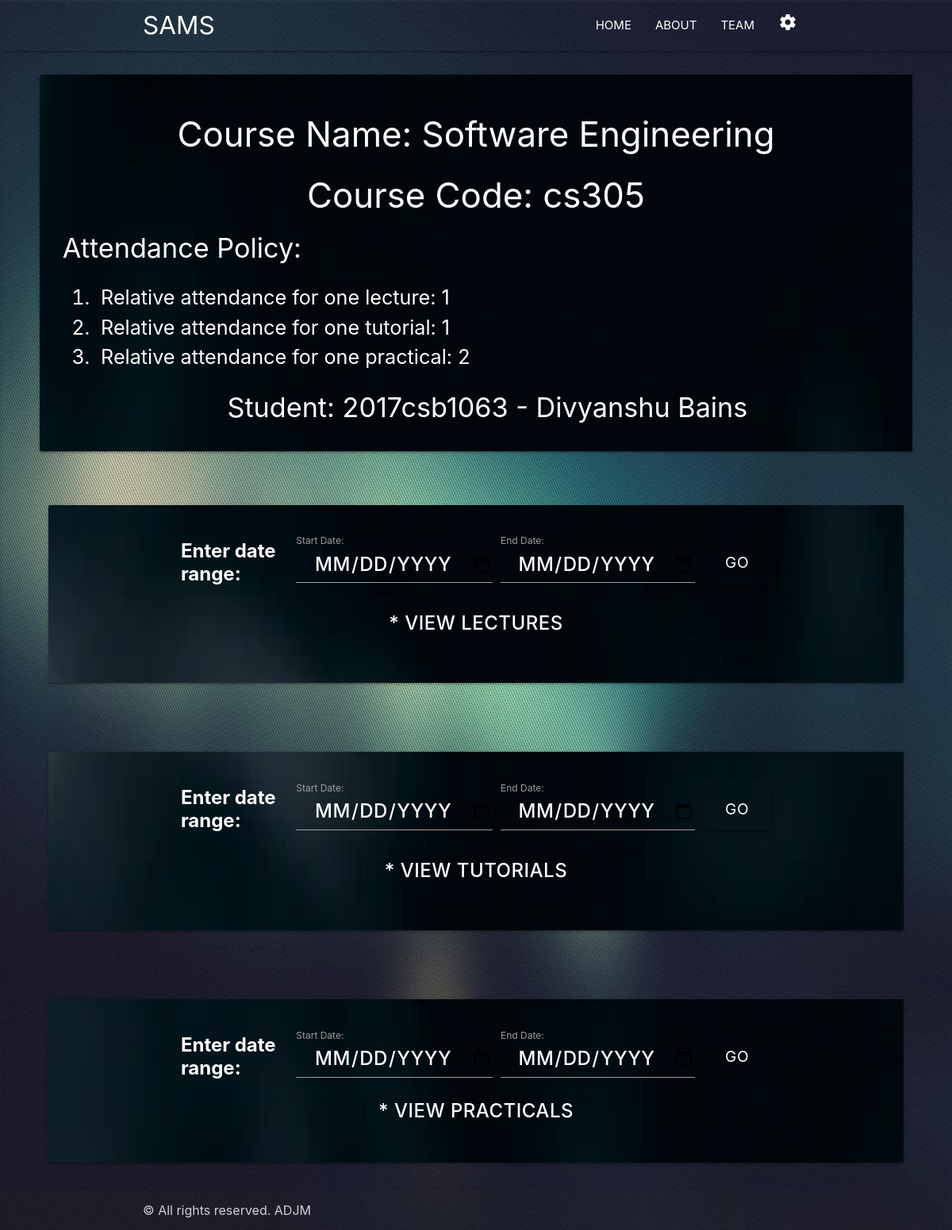
/db/view_student_attendance_details_in_a_course/2/3/ (signed in), run on the app's committed database.
### database_manager/models.py (models this page shows, shortened)
class Course(models.Model):
    name = models.CharField(max_length=80)
    code = models.CharField(max_length=10, unique=True)
    relative_attendance_for_one_lecture = models.IntegerField()
    relative_attendance_for_one_tutorial = models.IntegerField()
    relative_attendance_for_one_practical = models.IntegerField()
    instructors = models.ManyToManyField(Instructor)
    teaching_assistants = models.ManyToManyField(TeachingAssistant, blank=True)
    registered_students = models.ManyToManyField(Student)
    acad_year_start = models.IntegerField(editable=False)
    acad_year_end = models.IntegerField(editable=False)
    semester = models.IntegerField(editable=False)
    total_lectures_held = models.IntegerField(default=0, editable=False)
    total_tutorials_held = models.IntegerField(default=0, editable=False)
    total_practicals_held = models.IntegerField(default=0, editable=False)

class Student(models.Model):
    user = models.OneToOneField(settings.AUTH_USER_MODEL, on_delete=models.CASCADE)
    entry_number = models.CharField(max_length=15, unique=True)
    def __str__(self):
        return str(self.entry_number) + ' - ' + self.user.get_full_name()

class User(AbstractBaseUser, PermissionsMixin):
    username_validator = UnicodeUsernameValidator()
    first_name = models.CharField(_('first name'), max_length=30, blank=True)
    last_name = models.CharField(_('last name'), max_length=150, blank=True)
    email = models.EmailField(_('email address'), unique=True)
    is_staff = models.BooleanField(
        _('staff status'),
        default=False,
        help_text=_('Designates whether the user can log into this admin site.'),
    )
    is_active = models.BooleanField(
        _('active'),
        default=True,
        help_text=_(
            'Designates whether this user should be treated as active. '
            'Unselect this instead of deleting accounts.'
        ),
    )
    date_joined = models.DateTimeField(_('date joined'), default=timezone.now)
    objects = UserManager()
    EMAIL_FIELD = 'email'
    USERNAME_FIELD = 'email'
    REQUIRED_FIELDS = []
    class Meta:
        verbose_name = _('user')
        verbose_name_plural = _('users')
    def get_full_name(self):
        full_name = '%s %s' % (self.first_name, self.last_name)
        return full_name.strip()

### database_manager/views.py (the view, shortened to what this page needs)
# urls.py: path('view_student_attendance_details_in_a_course/<int:course_id>/<int:student_id>/', views.view_student_attendance_details_in_a_course, name='view_student_attendance_details_in_a_course'),
@login_required
@permission_required('database_manager.view_course', raise_exception=True)
def view_student_attendance_details_in_a_course(request, course_id, student_id):
    related_course = get_object_or_404(Course, id=course_id)
    related_student = get_object_or_404(Student, id=student_id)
    lectures = ClassEvent.objects.filter(course=related_course, class_event_type='L')
    tutorials = ClassEvent.objects.filter(
        course=related_course, class_event_type='T')
    practicals = ClassEvent.objects.filter(
        course=related_course, class_event_type='P')
    context = {'related_course': related_course, 'related_student': related_student,
               'lectures': lectures, 'tutorials': tutorials, 'practicals': practicals}
    return render(request, 'database_manager/view_student_attendance_details_in_a_course.html', context)

### database_manager/templates/database_manager/view_student_attendance_details_in_a_course.html (shortened to what this page needs)
{% extends 'base_generic.html' %} {% load static %} {% block content %}
<div style="margin-left: 50px; margin-right: 50px; margin-top:30px;">
    <div class="card hoverable back-image-class">
        <div class="class-content">
            <br>
            <h3 class="center">Course Name: {{ related_course.name }}</h3>
            <h3 class="center">Course Code: {{ related_course.code }}</h3>
            <h4>&nbsp;&nbsp;&nbsp;Attendance Policy:</h4>
            <ol class="flow-text white-text" style="margin-left: 30px">
                <li>&nbsp;Relative attendance for one lecture: {{ related_course.relative_attendance_for_one_lecture }}</li>
                <li>&nbsp;Relative attendance for one tutorial: {{ related_course.relative_attendance_for_one_tutorial }}</li>
                <li>&nbsp;Relative attendance for one practical: {{ related_course.relative_attendance_for_one_practical }}</li>
            </ol>
            <h4 class="center">&nbsp;&nbsp;&nbsp;Student: {{ related_student }}</h4><br>
        </div>
    </div>
</div>
<div class="row">
    <div class="col l12 m12 s12">
        <div style="margin-left: 50px; margin-right: 50px; margin-top:30px;">
            <div class="card hoverable back-image-class">
                <div class="class-content">
                    <br>
                    <div class="container">
                        <table class="responsive-table">
                            <tr>
                                <td><b class="center white-text" style="font-size: x-large;">Enter date range:</b></td>
                                <td><label for="start">Start Date:</label>
                                    <input type="date" id="start_lec" name="start date" class="white-text btn-large" style="background-color: transparent; font-size: x-large; font-weight: 500;" /></td>
                                <td><label for="end">End Date:</label>
                                    <input type="date" id="end_lec" name="end date" class="white-text btn-large" style="background-color: transparent; font-size: x-large; font-weight: 500;" /></td>
                                <td>
                                    <input type="button" onclick="date_range('lecture')" value="GO" class="btn-large tooltipped" data-tooltip="Click to View" data-position="right" style="background-color: transparent; font-size: larger;">
                                </td>
                            </tr>
                        </table>
                    </div>
                    <div class="center" style="overflow: hidden;">
                        <input type="button" onclick="myFunction('lecture')" class="btn-large white-text" style="background-color: transparent; font-size: x-large; font-weight: 500;" value="* view lectures" id="lecture_button" />
                    </div>
                    <br>
                </div>
            </div>
        </div>
    </div>
</div>
<div class="row">
    <div class="col l12 m12 s12">
        <div style="margin-left: 50px; margin-right: 50px; margin-top:30px;">
            <div class="card hoverable back-image-class">
                <div class="class-content">
                    <br>
                    <div class="container">
                        <table class="responsive-table">
                            <tr>
                                <td><b class="center white-text" style="font-size: x-large;">Enter date range:</b></td>
                                <td><label for="start">Start Date:</label>
                                    <input type="date" id="start_tut" name="start date" class="white-text btn-large" style="background-color: transparent; font-size: x-large; font-weight: 500;" /></td>
                                <td><label for="end">End Date:</label>
                                    <input type="date" id="end_tut" name="end date" class="white-text btn-large" style="background-color: transparent; font-size: x-large; font-weight: 500;" /></td>
                                <td>
                                    <input type="button" onclick="date_range('tutorial')" value="GO" class="btn-large tooltipped" data-tooltip="Click to View" data-position="right" style="background-color: transparent; font-size: larger;">
                                </td>
                            </tr>
                        </table>
                    </div>
                    <div class="center" style="overflow: hidden;">
                        <input type="button" onclick="myFunction('tutorial')" class="btn-large white-text" style="background-color: transparent; font-size: x-large; font-weight: 500;" value="* view tutorials" id="tutorial_button" />
                    </div>
                    <br>
                </div>
            </div>
        </div>
    </div>
</div>
<div class="row">
    <div class="col l12 m12 s12">
        <div style="margin-left: 50px; margin-right: 50px; margin-top:30px;">
            <div class="card hoverable back-image-class">
                <div class="class-content">
                    <br>
                    <div class="container">
                        <table class="responsive-table">
                            <tr>
                                <td><b class="center white-text" style="font-size: x-large;">Enter date range:</b></td>
                                <td><label for="start">Start Date:</label>
                                    <input type="date" id="start_prac" name="start date" class="white-text btn-large" style="background-color: transparent; font-size: x-large; font-weight: 500;" /></td>
                                <td><label for="end">End Date:</label>
                                    <input type="date" id="end_prac" name="end date" class="white-text btn-large" style="background-color: transparent; font-size: x-large; font-weight: 500;" /></td>
                                <td>
                                    <input type="button" onclick="date_range('practical')" value="GO" class="btn-large tooltipped" data-tooltip="Click to View" data-position="right" style="background-color: transparent; font-size: larger;">
                                </td>
                            </tr>
                        </table>
                    </div>
                    <div class="center" style="overflow: hidden;">
                        <input type="button" onclick="myFunction('practical')" class="btn small white-text" style="background-color: transparent; font-size: x-large; font-weight: 500;" value="* view practicals" id="practical_button" />
                    </div>
                    <br>
                </div>
            </div>
        </div>
    </div>
</div>
{% endblock %}

### data on the page
Course: name "Software Engineering", code "cs305", relative_attendance_for_one_lecture "1", relative_attendance_for_one_tutorial "1", relative_attendance_for_one_practical "2"
Student: entry_number+user "2017csb1063 - Divyanshu Bains"
